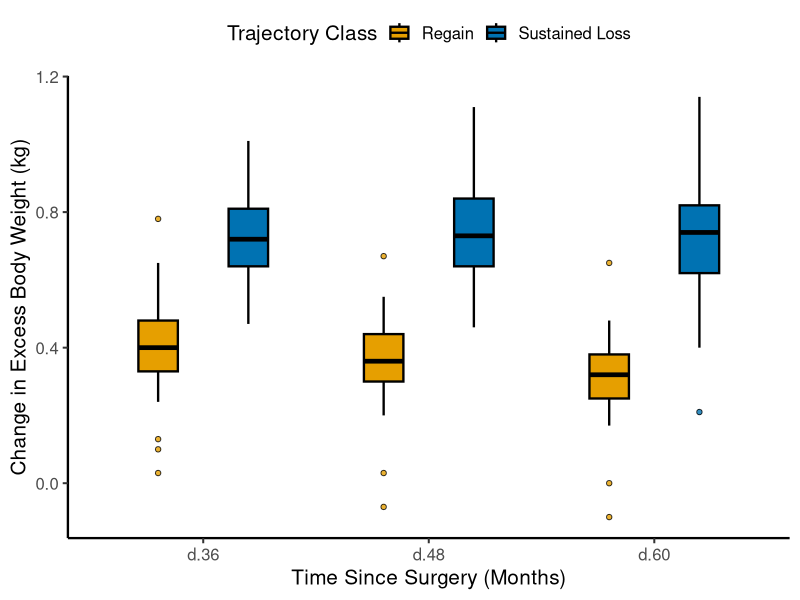

Generate this figure with R:
library(ggplot2)
library(here)
setwd(here::here("figures/FigS2"))

df = read.csv("data_delta_ebw.csv", stringsAsFactors = FALSE)

outlier_rows = do.call(rbind, lapply(seq_len(nrow(df)), function(i) {
  outs = df$outliers[i]
  if (is.na(outs) || outs == "") return(NULL)
  vals = as.numeric(strsplit(outs, ";")[[1]])
  data.frame(time = df$time[i], class = as.character(df$class[i]), value = vals)
}))

df$class = as.character(df$class)
colors = c("1" = "#E69F00", "2" = "#0072B2")

dodge_width = 0.8
x_levels = unique(df$time)
offsets = c("1" = -dodge_width / 4, "2" = dodge_width / 4)
outlier_rows$x_pos = as.numeric(factor(outlier_rows$time, levels = x_levels)) +
  offsets[outlier_rows$class]
outlier_rows$fill_col = colors[outlier_rows$class]

p = ggplot(df, aes(x = time, fill = class, group = interaction(time, class))) +
  geom_boxplot(
    aes(ymin = ymin, lower = lower, middle = middle, upper = upper, ymax = ymax),
    stat = "identity",
    position = position_dodge(width = dodge_width),
    width = 0.35, linewidth = 0.8, color = "black", outlier.shape = NA
  ) +
  geom_point(
    data = outlier_rows,
    aes(x = x_pos, y = value),
    fill = outlier_rows$fill_col,
    size = 1.5, alpha = 0.8, shape = 21, color = "black", inherit.aes = FALSE
  ) +
  scale_fill_manual(values = colors, name = "Trajectory Class",
                    labels = c("1" = "Regain", "2" = "Sustained Loss")) +
  labs(
    x = "Time Since Surgery (Months)",
    y = "Change in Excess Body Weight (kg)"
  ) +
  theme_classic(base_size = 15) +
  theme(
    legend.position = "top",
    axis.line = element_line(linewidth = 0.8)
  )

ggsave("figs2_delta_ebw.png", p, width = 5, height = 4, dpi = 800, bg = "white")
